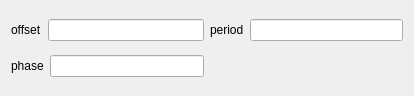
<?xml version="1.0" encoding="UTF-8"?>
<ui version="4.0">
 <class>GTAFailProfileSawToothWgt</class>
 <widget class="QWidget" name="GTAFailProfileSawToothWgt">
  <property name="geometry">
   <rect>
    <x>0</x>
    <y>0</y>
    <width>414</width>
    <height>96</height>
   </rect>
  </property>
  <property name="windowTitle">
   <string>Form</string>
  </property>
  <layout class="QGridLayout" name="gridLayout">
   <item row="0" column="0">
    <layout class="QHBoxLayout" name="horizontalLayout_14">
     <item>
      <widget class="QLabel" name="label_14">
       <property name="text">
        <string>offset</string>
       </property>
      </widget>
     </item>
     <item>
      <widget class="QLineEdit" name="offsetLE"/>
     </item>
    </layout>
   </item>
   <item row="0" column="1">
    <layout class="QHBoxLayout" name="horizontalLayout_15">
     <item>
      <widget class="QLabel" name="label_15">
       <property name="text">
        <string>period</string>
       </property>
      </widget>
     </item>
     <item>
      <widget class="QLineEdit" name="periodLE"/>
     </item>
    </layout>
   </item>
   <item row="1" column="0">
    <layout class="QHBoxLayout" name="horizontalLayout_13">
     <item>
      <widget class="QLabel" name="label_13">
       <property name="text">
        <string>phase</string>
       </property>
      </widget>
     </item>
     <item>
      <widget class="QLineEdit" name="phaseLE"/>
     </item>
    </layout>
   </item>
  </layout>
 </widget>
 <resources/>
 <connections/>
</ui>
